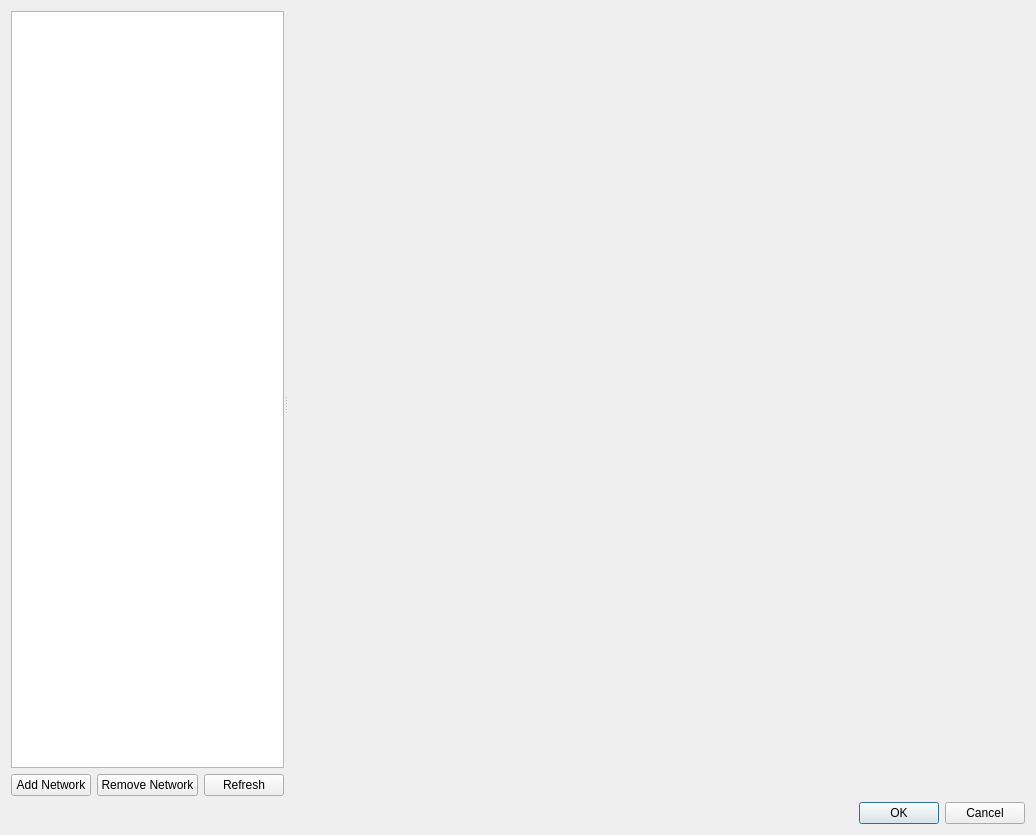
<?xml version="1.0" encoding="UTF-8"?>
<ui version="4.0">
 <class>SetupDialog</class>
 <widget class="QDialog" name="SetupDialog">
  <property name="geometry">
   <rect>
    <x>0</x>
    <y>0</y>
    <width>1036</width>
    <height>835</height>
   </rect>
  </property>
  <property name="windowTitle">
   <string>Measurement Setup</string>
  </property>
  <layout class="QVBoxLayout" name="verticalLayout">
   <item>
    <widget class="QWidget" name="widget" native="true">
     <layout class="QVBoxLayout" name="verticalLayout_5">
      <property name="leftMargin">
       <number>0</number>
      </property>
      <property name="topMargin">
       <number>0</number>
      </property>
      <property name="rightMargin">
       <number>0</number>
      </property>
      <property name="bottomMargin">
       <number>0</number>
      </property>
      <item>
       <widget class="QSplitter" name="splitter">
        <property name="orientation">
         <enum>Qt::Horizontal</enum>
        </property>
        <widget class="QWidget" name="widget_4" native="true">
         <layout class="QVBoxLayout" name="verticalLayout_2">
          <property name="leftMargin">
           <number>0</number>
          </property>
          <property name="topMargin">
           <number>0</number>
          </property>
          <property name="rightMargin">
           <number>0</number>
          </property>
          <property name="bottomMargin">
           <number>0</number>
          </property>
          <item>
           <widget class="QTreeView" name="treeView">
            <property name="sizePolicy">
             <sizepolicy hsizetype="Expanding" vsizetype="Expanding">
              <horstretch>2</horstretch>
              <verstretch>0</verstretch>
             </sizepolicy>
            </property>
            <property name="contextMenuPolicy">
             <enum>Qt::CustomContextMenu</enum>
            </property>
            <property name="selectionMode">
             <enum>QAbstractItemView::SingleSelection</enum>
            </property>
            <property name="uniformRowHeights">
             <bool>true</bool>
            </property>
            <attribute name="headerVisible">
             <bool>false</bool>
            </attribute>
           </widget>
          </item>
          <item>
           <widget class="QWidget" name="widget_5" native="true">
            <layout class="QHBoxLayout" name="horizontalLayout_3">
             <property name="leftMargin">
              <number>0</number>
             </property>
             <property name="topMargin">
              <number>0</number>
             </property>
             <property name="rightMargin">
              <number>0</number>
             </property>
             <property name="bottomMargin">
              <number>0</number>
             </property>
             <item>
              <widget class="QPushButton" name="btAddNetwork">
               <property name="text">
                <string>Add Network</string>
               </property>
              </widget>
             </item>
             <item>
              <widget class="QPushButton" name="btRemoveNetwork">
               <property name="text">
                <string>Remove Network</string>
               </property>
              </widget>
             </item>
             <item>
              <widget class="QPushButton" name="btRefreshNetworks">
               <property name="text">
                <string>Refresh</string>
               </property>
              </widget>
             </item>
            </layout>
           </widget>
          </item>
         </layout>
        </widget>
        <widget class="QStackedWidget" name="stackedWidget">
         <property name="sizePolicy">
          <sizepolicy hsizetype="Preferred" vsizetype="Preferred">
           <horstretch>3</horstretch>
           <verstretch>0</verstretch>
          </sizepolicy>
         </property>
         <property name="currentIndex">
          <number>0</number>
         </property>
         <widget class="QWidget" name="emptyPage"/>
         <widget class="QWidget" name="networkPage">
          <layout class="QFormLayout" name="formLayout">
           <item row="0" column="0">
            <widget class="QLabel" name="label">
             <property name="text">
              <string>Network name:</string>
             </property>
            </widget>
           </item>
           <item row="0" column="1">
            <widget class="QLineEdit" name="edNetworkName"/>
           </item>
          </layout>
         </widget>
         <widget class="QWidget" name="interfacesPage">
          <layout class="QVBoxLayout" name="verticalLayout_3">
           <property name="leftMargin">
            <number>0</number>
           </property>
           <property name="topMargin">
            <number>0</number>
           </property>
           <property name="rightMargin">
            <number>0</number>
           </property>
           <property name="bottomMargin">
            <number>0</number>
           </property>
           <item>
            <widget class="QLabel" name="label_2">
             <property name="text">
              <string>CAN interfaces assigned to this network:</string>
             </property>
            </widget>
           </item>
           <item>
            <widget class="QTreeView" name="interfacesTreeView"/>
           </item>
           <item>
            <widget class="QWidget" name="widget_2" native="true">
             <layout class="QHBoxLayout" name="horizontalLayout">
              <property name="leftMargin">
               <number>0</number>
              </property>
              <property name="topMargin">
               <number>0</number>
              </property>
              <property name="rightMargin">
               <number>0</number>
              </property>
              <property name="bottomMargin">
               <number>0</number>
              </property>
              <item>
               <widget class="QPushButton" name="btAddInterface">
                <property name="text">
                 <string>Add &amp;Interface...</string>
                </property>
               </widget>
              </item>
              <item>
               <widget class="QPushButton" name="btRemoveInterface">
                <property name="text">
                 <string>&amp;Remove Interface</string>
                </property>
               </widget>
              </item>
             </layout>
            </widget>
           </item>
          </layout>
         </widget>
         <widget class="QWidget" name="candbsPage">
          <layout class="QVBoxLayout" name="verticalLayout_4">
           <property name="leftMargin">
            <number>0</number>
           </property>
           <property name="topMargin">
            <number>0</number>
           </property>
           <property name="rightMargin">
            <number>0</number>
           </property>
           <property name="bottomMargin">
            <number>0</number>
           </property>
           <item>
            <widget class="QTreeView" name="candbsTreeView">
             <property name="alternatingRowColors">
              <bool>false</bool>
             </property>
             <property name="uniformRowHeights">
              <bool>false</bool>
             </property>
            </widget>
           </item>
           <item>
            <widget class="QWidget" name="widget_3" native="true">
             <layout class="QHBoxLayout" name="horizontalLayout_2">
              <property name="leftMargin">
               <number>0</number>
              </property>
              <property name="topMargin">
               <number>0</number>
              </property>
              <property name="rightMargin">
               <number>0</number>
              </property>
              <property name="bottomMargin">
               <number>0</number>
              </property>
              <item>
               <widget class="QPushButton" name="btAddDatabase">
                <property name="text">
                 <string>Add &amp;Database...</string>
                </property>
               </widget>
              </item>
              <item>
               <widget class="QPushButton" name="btRemoveDatabase">
                <property name="text">
                 <string>&amp;Remove Database</string>
                </property>
               </widget>
              </item>
              <item>
               <widget class="QPushButton" name="btReloadDatabases">
                <property name="text">
                 <string>Reload Databases</string>
                </property>
               </widget>
              </item>
             </layout>
            </widget>
           </item>
          </layout>
         </widget>
        </widget>
       </widget>
      </item>
     </layout>
    </widget>
   </item>
   <item>
    <widget class="QDialogButtonBox" name="buttonBox">
     <property name="orientation">
      <enum>Qt::Horizontal</enum>
     </property>
     <property name="standardButtons">
      <set>QDialogButtonBox::Cancel|QDialogButtonBox::Ok</set>
     </property>
    </widget>
   </item>
  </layout>
 </widget>
 <resources/>
 <connections>
  <connection>
   <sender>buttonBox</sender>
   <signal>accepted()</signal>
   <receiver>SetupDialog</receiver>
   <slot>accept()</slot>
   <hints>
    <hint type="sourcelabel">
     <x>266</x>
     <y>825</y>
    </hint>
    <hint type="destinationlabel">
     <x>157</x>
     <y>274</y>
    </hint>
   </hints>
  </connection>
  <connection>
   <sender>buttonBox</sender>
   <signal>rejected()</signal>
   <receiver>SetupDialog</receiver>
   <slot>reject()</slot>
   <hints>
    <hint type="sourcelabel">
     <x>334</x>
     <y>825</y>
    </hint>
    <hint type="destinationlabel">
     <x>286</x>
     <y>274</y>
    </hint>
   </hints>
  </connection>
 </connections>
</ui>
